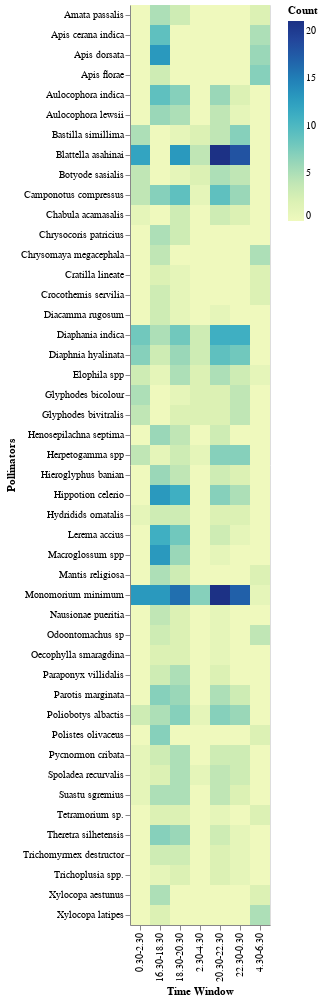

Source (notebook cell):
### Code cell
# This dataset is not structured in a way that easily supports plotting growth over time.
# The time columns appear to represent distinct time windows rather than a continuous timeline.
# To visualize the distribution of pollinators across these time windows, you could consider a heatmap.

import altair as alt

df3_melted = df3.melt(id_vars=['Pollinators'], value_vars=['16.30-18.30', '18.30-20.30', '20.30-22.30', '22.30-0.30', '0.30-2.30', '2.30-4.30', '4.30-6.30'],
                      var_name='Time Window', value_name='Count')

alt.Chart(df3_melted).mark_rect().encode(
    x='Time Window:O',
    y='Pollinators:O',
    color='Count:Q'
)

### Figure 1 — Vega-Lite specification as saved in the notebook (floating-point values rounded to 4 significant figures; data arrays with more than 128 entries replaced by an {"elided": "..."} marker saying what was removed)
{"config": {"view": {"continuousWidth": 400, "continuousHeight": 300}}, "data": {"name": "data-1a22287c1a077e8fd76d1e48c0307c42"}, "mark": "rect", "encoding": {"color": {"field": "Count", "type": "quantitative"}, "x": {"field": "Time Window", "type": "ordinal"}, "y": {"field": "Pollinators", "type": "ordinal"}}, "$schema": "https://vega.github.io/schema/vega-lite/v4.17.0.json", "datasets": {"data-1a22287c1a077e8fd76d1e48c0307c42": {"elided": "329 records"}}}
